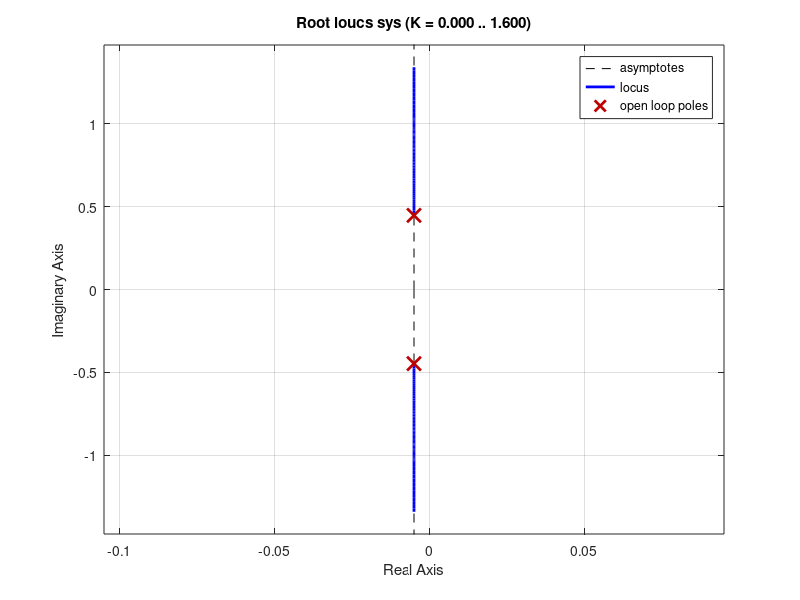

MATLAB code to generate this figure:
% spring-mass-damper root locus from transfer function sys
% controller root locus

% no energy system @ (x0,v0) = (0,0)
sys = tf(1,[1 0.01 0.2]);
rlocus(sys)
savefig('./figs/ideal_step_response.png')

